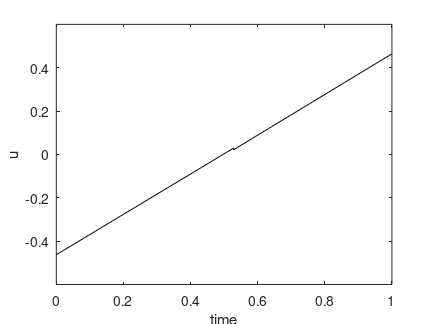
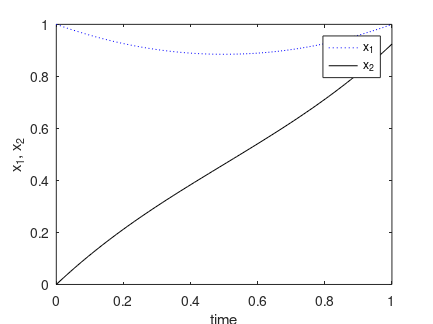

The MATLAB source for these figures, in order:
load optimprofiles tplot uplot xplot

% ploting
%..........................................................................
plot(tplot,uplot,'k')
title('')
xlabel('time')
ylabel('u')
axis([0 1 -0.6 0.6])
set(1,'PaperUnits','centimeters')
set(1,'PaperPosition',[3 10 11 8.25])

print -depsc u_624a.eps
pause

plot(tplot,xplot(:,1),'b:',tplot,xplot(:,2),'k-')
title('')
xlabel('time')
ylabel('x_1, x_2')
legend('x_1','x_2')
axis([0 1 0 1])
set(1,'PaperUnits','centimeters')
set(1,'PaperPosition',[3 10 11 8.25])

print -depsc x12_624a.eps
pause
close
%..........................................................................